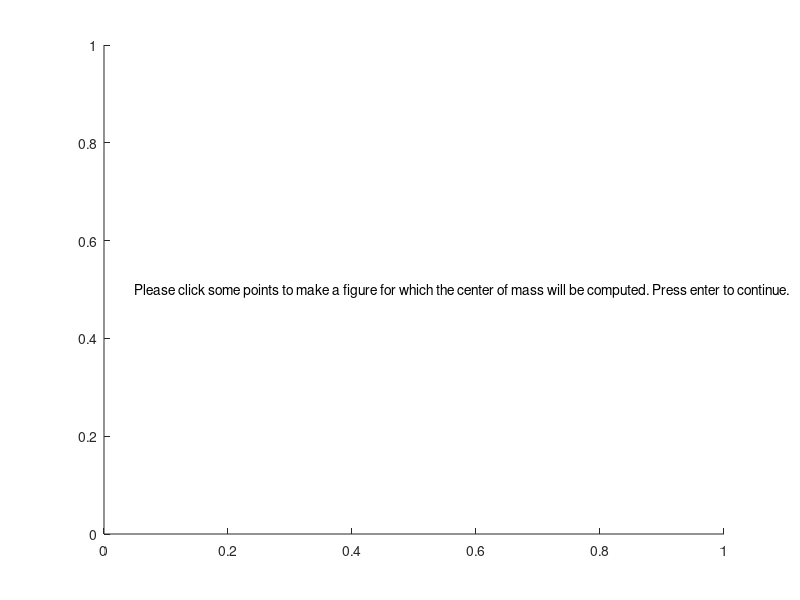

Source code (MATLAB): (Note: this script raises an error after producing the figure.)
function [ t ] = Oosterhuis_assignment3_exercise2_2()
%Function takes points from user input and makes parametrisation for line between points. Function output is figure of xy-plane with points connected by parametrisation and a special mark for the center of mass.
% Function gives xy-plane to user with instructions to mark some points in xy-plane. The coordinates of these points are stored in vectors x and y. Using interpolation a parametrisation of a closed curve going though all these points is constructed.
% figure('position',get(0,'screensize'))
% axes('position',[0 0 1 1])
text(0.05,0.5,{'Please click some points to make a figure for which the center of mass will be computed. Press enter to continue.'})
[x,y] = ginput
%make sure at least three points are clicked:
if length(x) <= 3
    error('Error: At least 3 points need to be selected')
end
    
% removing double cliks:(doesn't work as wished)
%for j=2:length(x)
%    for k=j:length(x)
%        if x(k)==x(j) && y(k)==y(j)
%            x(k)=10
%            y(k)=10
%        end
%    end
%end
%x(x==10) = []
%y(y==10) = []

% add first point at the end to make closed curve
x(length(x)+1)=x(1)
y(length(y)+1)=y(1)

% take cumultative sum of square root of (difference between x_i and x_i-1
% squared plus difference between y_i and y_i-1 squared).
t = cumsum(sqrt([0,diff(x')].^2 + [0,diff(y')].^2));
%define steps  
ti = linspace(t(1),t(end),500);
%find line between points 
xi = interp1(t,x',ti,'cubic');
yi = interp1(t,y',ti,'cubic');
%plot points and interpolation
plot(x,y,'b.',xi,yi,'r-') 
hold off
%Z = trapz(xi,yi')
Z = trapz(xi,yi)
Z2 = trapz(ones(length(yi),1),yi)
%

%center of mass has coordinates \int_{omega}(x) / \int_omega(1),
% \int_{omega}(y) / \int_omega(1)

%%CENTER OF MASS BY USING GREEN: f2=x f1 = 0 (chosen), use trapz() for
% lineintergral

end

